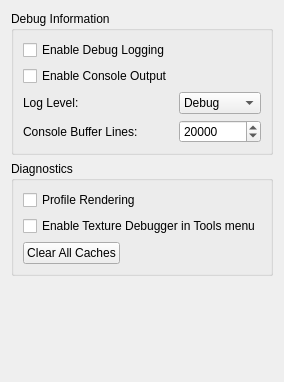
     <widget class="QWidget" name="tabDebug">
      <attribute name="title">
       <string>Debug</string>
      </attribute>
      <layout class="QGridLayout" name="gridLayout_14">
       <item row="0" column="0">
        <widget class="QGroupBox" name="debugInfoGroupBox">
         <property name="title">
          <string>Debug Information</string>
         </property>
         <layout class="QFormLayout" name="debugInfoFormLayout_3">
          <item row="0" column="0">
           <widget class="QCheckBox" name="enableLoggingCheckBox">
            <property name="text">
             <string>Enable Debug Logging</string>
            </property>
           </widget>
          </item>
          <item row="1" column="0">
           <widget class="QCheckBox" name="enableConsoleCheckBox">
            <property name="text">
             <string>Enable Console Output</string>
            </property>
           </widget>
          </item>
          <item row="2" column="0">
           <widget class="QLabel" name="logLevelLabel">
            <property name="text">
             <string>Log Level:</string>
            </property>
           </widget>
          </item>
          <item row="2" column="1">
           <widget class="QComboBox" name="logLevelComboBox">
            <item>
             <property name="text">
              <string>Debug</string>
             </property>
            </item>
            <item>
             <property name="text">
              <string>Info</string>
             </property>
            </item>
            <item>
             <property name="text">
              <string>Warning</string>
             </property>
            </item>
            <item>
             <property name="text">
              <string>Error</string>
             </property>
            </item>
           </widget>
          </item>
          <item row="3" column="0">
           <widget class="QLabel" name="consoleBufferLinesLabel">
            <property name="text">
             <string>Console Buffer Lines:</string>
            </property>
           </widget>
          </item>
          <item row="3" column="1">
           <widget class="QSpinBox" name="consoleBufferLinesSpinBox">
            <property name="toolTip">
             <string>Maximum number of lines kept in the console window's scrollback</string>
            </property>
            <property name="minimum">
             <number>100</number>
            </property>
            <property name="maximum">
             <number>1000000</number>
            </property>
            <property name="singleStep">
             <number>1000</number>
            </property>
            <property name="value">
             <number>20000</number>
            </property>
           </widget>
          </item>
         </layout>
        </widget>
       </item>
       <item row="1" column="0">
        <widget class="QGroupBox" name="diagnosticsGroupBox">
         <property name="title">
          <string>Diagnostics</string>
         </property>
         <layout class="QFormLayout" name="diagnosticsFormLayout_3">
          <item row="0" column="0">
           <widget class="QCheckBox" name="profileRenderingCheckBox">
                        <property name="toolTip">
             <string>Log per-frame rendering timings for performance profiling</string>
            </property>
            <property name="text">
             <string>Profile Rendering</string>
            </property>
           </widget>
          </item>
          <item row="1" column="0">
           <widget class="QCheckBox" name="showTextureDebugPanelCheckBox">
            <property name="toolTip">
             <string>Adds a Texture Debugger entry to the Tools menu.
The panel shows GPU-side texture bindings for the selected mesh.</string>
            </property>
            <property name="text">
             <string>Enable Texture Debugger in Tools menu</string>
            </property>
           </widget>
          </item>
          <item row="2" column="0">
           <widget class="QPushButton" name="clearCacheButton">
                        <property name="toolTip">
             <string>Free GPU texture memory cached across all open documents</string>
            </property>
            <property name="text">
             <string>Clear All Caches</string>
            </property>
           </widget>
          </item>
         </layout>
        </widget>
       </item>
       <item row="2" column="0">
        <spacer name="verticalSpacer_10">
         <property name="orientation">
          <enum>Qt::Orientation::Vertical</enum>
         </property>
         <property name="sizeHint" stdset="0">
          <size>
           <width>20</width>
           <height>95</height>
          </size>
         </property>
        </spacer>
       </item>
      </layout>
     </widget>
